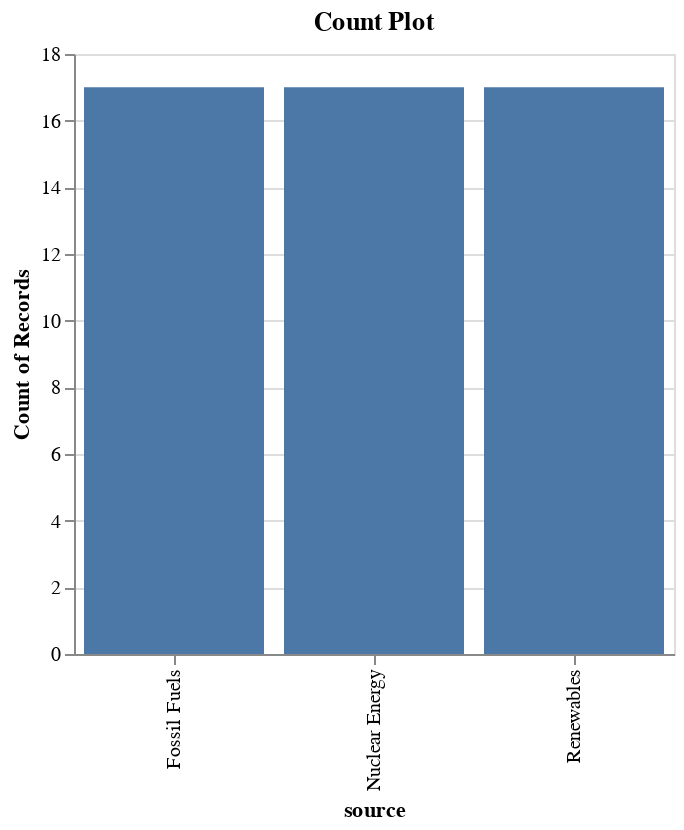

The code cell stored with this chart in its notebook:
### Markdown cell above
Now let us visualize the above information about the feature *source* with Altair.

### Code cell
import altair as alt

chart = alt.Chart(
            data=df,
            mark='bar',
            title='Count Plot',
            width=300,
            height=300
        ).encode(
            x='source',
            y='count(source)'
        )
chart

### Figure 1 — Vega-Lite specification as saved in the notebook (floating-point values rounded to 4 significant figures)
{"config": {"view": {"continuousWidth": 400, "continuousHeight": 300}}, "data": {"name": "data-bb61008ba0c766c5601afa5323d12ad4"}, "mark": "bar", "encoding": {"x": {"field": "source", "type": "nominal"}, "y": {"aggregate": "count", "field": "source", "type": "nominal"}}, "height": 300, "title": "Count Plot", "width": 300, "$schema": "https://vega.github.io/schema/vega-lite/v4.17.0.json", "datasets": {"data-bb61008ba0c766c5601afa5323d12ad4": [{"year": "2001-01-01T00:00:00", "source": "Fossil Fuels", "net_generation": 35361}, {"year": "2002-01-01T00:00:00", "source": "Fossil Fuels", "net_generation": 35991}, {"year": "2003-01-01T00:00:00", "source": "Fossil Fuels", "net_generation": 36234}, {"year": "2004-01-01T00:00:00", "source": "Fossil Fuels", "net_generation": 36205}, {"year": "2005-01-01T00:00:00", "source": "Fossil Fuels", "net_generation": 36883}, {"year": "2006-01-01T00:00:00", "source": "Fossil Fuels", "net_generation": 37014}, {"year": "2007-01-01T00:00:00", "source": "Fossil Fuels", "net_generation": 41389}, {"year": "2008-01-01T00:00:00", "source": "Fossil Fuels", "net_generation": 42734}, {"year": "2009-01-01T00:00:00", "source": "Fossil Fuels", "net_generation": 38620}, {"year": "2010-01-01T00:00:00", "source": "Fossil Fuels", "net_generation": 42750}, {"year": "2011-01-01T00:00:00", "source": "Fossil Fuels", "net_generation": 39361}, {"year": "2012-01-01T00:00:00", "source": "Fossil Fuels", "net_generation": 37379}, {"year": "2013-01-01T00:00:00", "source": "Fossil Fuels", "net_generation": 34873}, {"year": "2014-01-01T00:00:00", "source": "Fossil Fuels", "net_generation": 35250}, {"year": "2015-01-01T00:00:00", "source": "Fossil Fuels", "net_generation": 32319}, {"year": "2016-01-01T00:00:00", "source": "Fossil Fuels", "net_generation": 28437}, {"year": "2017-01-01T00:00:00", "source": "Fossil Fuels", "net_generation": 29329}, {"year": "2001-01-01T00:00:00", "source": "Nuclear Energy", "net_generation": 3853}, {"year": "2002-01-01T00:00:00", "source": "Nuclear Energy", "net_generation": 4574}, {"year": "2003-01-01T00:00:00", "source": "Nuclear Energy", "net_generation": 3988}, {"year": "2004-01-01T00:00:00", "source": "Nuclear Energy", "net_generation": 4929}, {"year": "2005-01-01T00:00:00", "source": "Nuclear Energy", "net_generation": 4538}, {"year": "2006-01-01T00:00:00", "source": "Nuclear Energy", "net_generation": 5095}, {"year": "2007-01-01T00:00:00", "source": "Nuclear Energy", "net_generation": 4519}, {"year": "2008-01-01T00:00:00", "source": "Nuclear Energy", "net_generation": 5282}, {"year": "2009-01-01T00:00:00", "source": "Nuclear Energy", "net_generation": 4679}, {"year": "2010-01-01T00:00:00", "source": "Nuclear Energy", "net_generation": 4451}, {"year": "2011-01-01T00:00:00", "source": "Nuclear Energy", "net_generation": 5215}, {"year": "2012-01-01T00:00:00", "source": "Nuclear Energy", "net_generation": 4347}, {"year": "2013-01-01T00:00:00", "source": "Nuclear Energy", "net_generation": 5321}, {"year": "2014-01-01T00:00:00", "source": "Nuclear Energy", "net_generation": 4152}, {"year": "2015-01-01T00:00:00", "source": "Nuclear Energy", "net_generation": 5243}, {"year": "2016-01-01T00:00:00", "source": "Nuclear Energy", "net_generation": 4703}, {"year": "2017-01-01T00:00:00", "source": "Nuclear Energy", "net_generation": 5214}, {"year": "2001-01-01T00:00:00", "source": "Renewables", "net_generation": 1437}, {"year": "2002-01-01T00:00:00", "source": "Renewables", "net_generation": 1963}, {"year": "2003-01-01T00:00:00", "source": "Renewables", "net_generation": 1885}, {"year": "2004-01-01T00:00:00", "source": "Renewables", "net_generation": 2102}, {"year": "2005-01-01T00:00:00", "source": "Renewables", "net_generation": 2724}, {"year": "2006-01-01T00:00:00", "source": "Renewables", "net_generation": 3364}, {"year": "2007-01-01T00:00:00", "source": "Renewables", "net_generation": 3870}, {"year": "2008-01-01T00:00:00", "source": "Renewables", "net_generation": 5070}, {"year": "2009-01-01T00:00:00", "source": "Renewables", "net_generation": 8560}, {"year": "2010-01-01T00:00:00", "source": "Renewables", "net_generation": 10308}, {"year": "2011-01-01T00:00:00", "source": "Renewables", "net_generation": 11795}, {"year": "2012-01-01T00:00:00", "source": "Renewables", "net_generation": 14949}, {"year": "2013-01-01T00:00:00", "source": "Renewables", "net_generation": 16476}, {"year": "2014-01-01T00:00:00", "source": "Renewables", "net_generation": 17452}, {"year": "2015-01-01T00:00:00", "source": "Renewables", "net_generation": 19091}, {"year": "2016-01-01T00:00:00", "source": "Renewables", "net_generation": 21241}, {"year": "2017-01-01T00:00:00", "source": "Renewables", "net_generation": 21933}]}}
